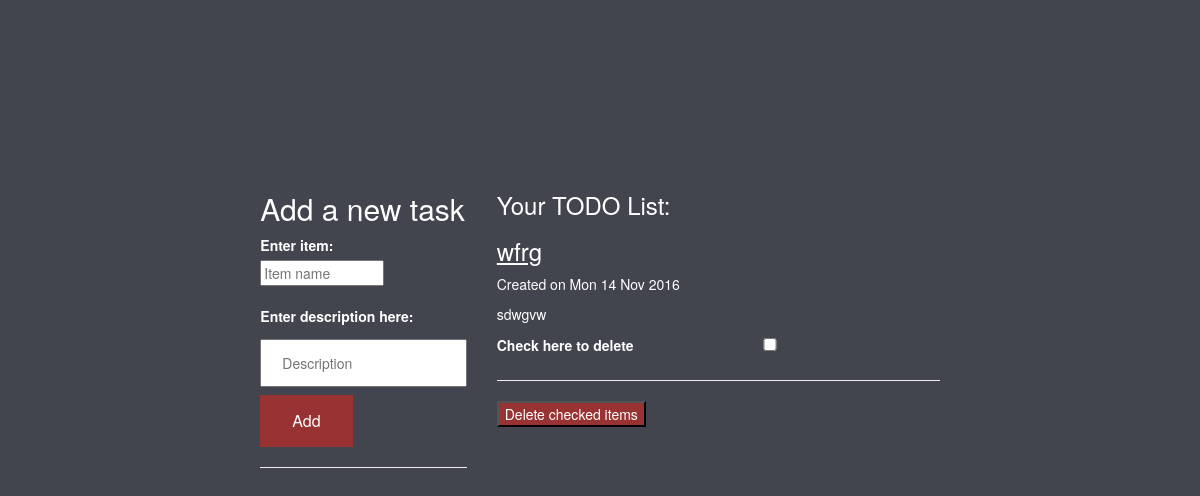
The app's page /, older data.
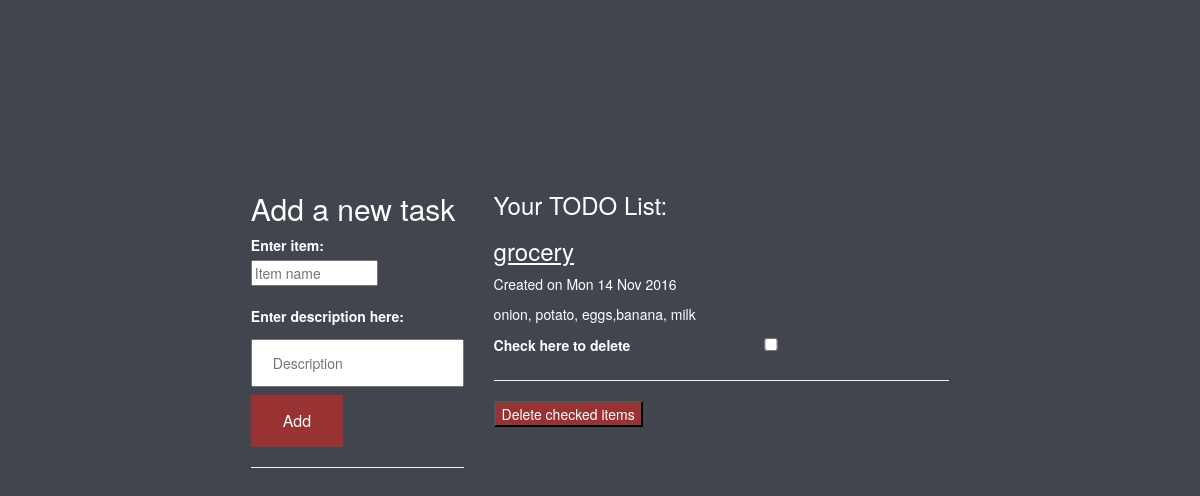
The same page, newer data.
### MytodoListApp/models.py (models this page shows)
class todo(models.Model):
    task_name = models.CharField(max_length=100, null=True)
    task_description = models.TextField(max_length=255, null=True)
    date_created = models.DateTimeField(auto_now_add=True, null=True)
    class Meta:
        ordering = ['date_created']

### MytodoListApp/views.py (the view)
# urls.py: url(r'^$', views.index, name='index'),
def index(request):
    if request.method == 'POST':
        name = request.POST.get('name')
        description = request.POST.get('description')
        items = todo.objects.create(task_name=name, task_description=description)
    items = todo.objects.all()
    return render(request, 'MytodoListApp/index.html', {'items': items})

### MytodoListApp/templates/MytodoListApp/index.html (shortened to what this page needs)
{% load staticfiles %}
<html>
    <head>
        <link rel="stylesheet" href="//maxcdn.bootstrapcdn.com/bootstrap/3.2.0/css/bootstrap.min.css">
        <link rel="stylesheet" href="//maxcdn.bootstrapcdn.com/bootstrap/3.2.0/css/bootstrap-theme.min.css">
        <link rel="stylesheet" href="{% static 'css/todo.css' %}">
    </head>
    <body class="align">
      <div class="grid">
          <br />
          <form class="Add" action="/" method="post">
              <div class="col-sm-4">
                  <h2> Add a new task</h2>
                  <label for="lname">Enter item:</label><br />
                  <input type="text" class="tname" name="name" placeholder="Item name"><br /> <br />
                  <label for="ldesc">Enter description here:</label>
                  <input type="text" class="tdesc"name="description" placeholder="Description">
                  <button type="submit" value=" " class="button"> Add </button>
                      <br />
                  <hr />
              </div>
              <div class="col-sm-8">
                  <p><h3>Your TODO List:</h3></p>
                  {% for x in items %}
                  <h3><ins>{{ x.task_name }}</ins></h3>
                  <p>Created on {{ x.date_created|date:"D d M Y" }}</p>
                  <p>{{ x.task_description }}</p>
                  <label>Check here to delete</label>
                  <input type="checkbox" name="itemsCheckedForDelete" value= "{{x.id}}">
                      <hr />
                  {% endfor %}
                  <button type="submit"formaction="delete_todo/" value="" style="background-color: #993333">Delete checked items</button>
              </div>
          </form>
      </div>
    </body>
</html>

Row changes from the older to the newer data that the page shows:
removed todo: task_name "wfrg", date_created "Mon 14 Nov 2016", task_description "sdwgvw"
added todo: task_name "grocery", date_created "Mon 14 Nov 2016", task_description "onion, potato, eggs,banana, milk"
